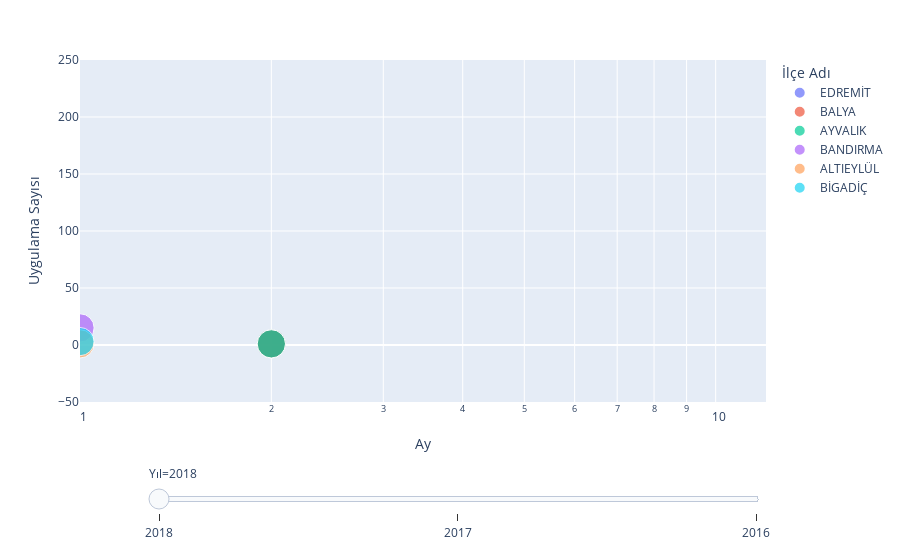

The code cell stored with this chart in its notebook:
### Code cell
fig = px.scatter(data, x="Ay", y="Uygulama Sayısı", animation_frame="Yıl", animation_group="İlçe Adı",
           size="Yıl", color="İlçe Adı", hover_name="İlçe Adı",
           log_x=True, size_max=20, range_x=[1,12], range_y=[-50,250])

fig["layout"].pop("updatemenus")
fig.show()

### Figure 1 — Plotly figure (JSON) as saved in the notebook; plotly's stock layout.template omitted (floating-point values rounded to 4 significant figures)
{"data": [{"hovertemplate": "<b>%{hovertext}</b><br><br>İlçe Adı=EDREMİT<br>Yıl=%{marker.size}<br>Ay=%{x}<br>Uygulama Sayısı=%{y}<extra></extra>", "hovertext": ["EDREMİT", "EDREMİT"], "ids": ["EDREMİT", "EDREMİT"], "legendgroup": "EDREMİT", "marker": {"color": "#636efa", "size": [2018, 2018], "sizemode": "area", "sizeref": 5.045, "symbol": "circle"}, "mode": "markers", "name": "EDREMİT", "showlegend": true, "type": "scatter", "x": [2, 1], "xaxis": "x", "y": [1, 2], "yaxis": "y"}, {"hovertemplate": "<b>%{hovertext}</b><br><br>İlçe Adı=BALYA<br>Yıl=%{marker.size}<br>Ay=%{x}<br>Uygulama Sayısı=%{y}<extra></extra>", "hovertext": ["BALYA"], "ids": ["BALYA"], "legendgroup": "BALYA", "marker": {"color": "#EF553B", "size": [2018], "sizemode": "area", "sizeref": 5.045, "symbol": "circle"}, "mode": "markers", "name": "BALYA", "showlegend": true, "type": "scatter", "x": [2], "xaxis": "x", "y": [1], "yaxis": "y"}, {"hovertemplate": "<b>%{hovertext}</b><br><br>İlçe Adı=AYVALIK<br>Yıl=%{marker.size}<br>Ay=%{x}<br>Uygulama Sayısı=%{y}<extra></extra>", "hovertext": ["AYVALIK"], "ids": ["AYVALIK"], "legendgroup": "AYVALIK", "marker": {"color": "#00cc96", "size": [2018], "sizemode": "area", "sizeref": 5.045, "symbol": "circle"}, "mode": "markers", "name": "AYVALIK", "showlegend": true, "type": "scatter", "x": [2], "xaxis": "x", "y": [1], "yaxis": "y"}, {"hovertemplate": "<b>%{hovertext}</b><br><br>İlçe Adı=BANDIRMA<br>Yıl=%{marker.size}<br>Ay=%{x}<br>Uygulama Sayısı=%{y}<extra></extra>", "hovertext": ["BANDIRMA"], "ids": ["BANDIRMA"], "legendgroup": "BANDIRMA", "marker": {"color": "#ab63fa", "size": [2018], "sizemode": "area", "sizeref": 5.045, "symbol": "circle"}, "mode": "markers", "name": "BANDIRMA", "showlegend": true, "type": "scatter", "x": [1], "xaxis": "x", "y": [15], "yaxis": "y"}, {"hovertemplate": "<b>%{hovertext}</b><br><br>İlçe Adı=ALTIEYLÜL<br>Yıl=%{marker.size}<br>Ay=%{x}<br>Uygulama Sayısı=%{y}<extra></extra>", "hovertext": ["ALTIEYLÜL"], "ids": ["ALTIEYLÜL"], "legendgroup": "ALTIEYLÜL", "marker": {"color": "#FFA15A", "size": [2018], "sizemode": "area", "sizeref": 5.045, "symbol": "circle"}, "mode": "markers", "name": "ALTIEYLÜL", "showlegend": true, "type": "scatter", "x": [1], "xaxis": "x", "y": [1], "yaxis": "y"}, {"hovertemplate": "<b>%{hovertext}</b><br><br>İlçe Adı=BİGADİÇ<br>Yıl=%{marker.size}<br>Ay=%{x}<br>Uygulama Sayısı=%{y}<extra></extra>", "hovertext": ["BİGADİÇ"], "ids": ["BİGADİÇ"], "legendgroup": "BİGADİÇ", "marker": {"color": "#19d3f3", "size": [2018], "sizemode": "area", "sizeref": 5.045, "symbol": "circle"}, "mode": "markers", "name": "BİGADİÇ", "showlegend": true, "type": "scatter", "x": [1], "xaxis": "x", "y": [3], "yaxis": "y"}], "layout": {"legend": {"itemsizing": "constant", "title": {"text": "İlçe Adı"}, "tracegroupgap": 0}, "margin": {"t": 60}, "sliders": [{"active": 0, "currentvalue": {"prefix": "Yıl="}, "len": 0.9, "pad": {"b": 10, "t": 60}, "steps": [{"args": [["2018"], {"frame": {"duration": 0, "redraw": false}, "fromcurrent": true, "mode": "immediate", "transition": {"duration": 0, "easing": "linear"}}], "label": "2018", "method": "animate"}, {"args": [["2017"], {"frame": {"duration": 0, "redraw": false}, "fromcurrent": true, "mode": "immediate", "transition": {"duration": 0, "easing": "linear"}}], "label": "2017", "method": "animate"}, {"args": [["2016"], {"frame": {"duration": 0, "redraw": false}, "fromcurrent": true, "mode": "immediate", "transition": {"duration": 0, "easing": "linear"}}], "label": "2016", "method": "animate"}], "x": 0.1, "xanchor": "left", "y": 0, "yanchor": "top"}], "xaxis": {"anchor": "y", "domain": [0, 1], "range": [0, 1.079], "title": {"text": "Ay"}, "type": "log"}, "yaxis": {"anchor": "x", "domain": [0, 1], "range": [-50, 250], "title": {"text": "Uygulama Sayısı"}}}}
